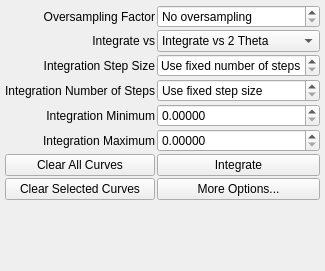
<?xml version="1.0" encoding="UTF-8"?>
<ui version="4.0">
 <class>QxrdIntegratorDialog</class>
 <widget class="QDockWidget" name="QxrdIntegratorDialog">
  <property name="geometry">
   <rect>
    <x>0</x>
    <y>0</y>
    <width>297</width>
    <height>271</height>
   </rect>
  </property>
  <property name="windowTitle">
   <string>Integrate</string>
  </property>
  <widget class="QWidget" name="dockWidgetContents">
   <property name="sizePolicy">
    <sizepolicy hsizetype="Preferred" vsizetype="Preferred">
     <horstretch>0</horstretch>
     <verstretch>0</verstretch>
    </sizepolicy>
   </property>
   <layout class="QGridLayout" name="gridLayout">
    <property name="leftMargin">
     <number>5</number>
    </property>
    <property name="topMargin">
     <number>5</number>
    </property>
    <property name="rightMargin">
     <number>5</number>
    </property>
    <property name="bottomMargin">
     <number>5</number>
    </property>
    <property name="spacing">
     <number>2</number>
    </property>
    <item row="7" column="1">
     <widget class="QPushButton" name="m_IntegrateButton">
      <property name="text">
       <string>Integrate</string>
      </property>
     </widget>
    </item>
    <item row="9" column="0" colspan="2">
     <spacer name="verticalSpacer">
      <property name="orientation">
       <enum>Qt::Vertical</enum>
      </property>
      <property name="sizeHint" stdset="0">
       <size>
        <width>20</width>
        <height>248</height>
       </size>
      </property>
     </spacer>
    </item>
    <item row="1" column="0">
     <widget class="QLabel" name="label">
      <property name="text">
       <string>Oversampling Factor</string>
      </property>
      <property name="alignment">
       <set>Qt::AlignRight|Qt::AlignTrailing|Qt::AlignVCenter</set>
      </property>
     </widget>
    </item>
    <item row="1" column="1">
     <widget class="QSpinBox" name="m_OversampleFactor">
      <property name="toolTip">
       <string>Specify oversampling factor for angular integration
script property integrator.oversample</string>
      </property>
      <property name="specialValueText">
       <string>No oversampling</string>
      </property>
      <property name="minimum">
       <number>1</number>
      </property>
      <property name="maximum">
       <number>16</number>
      </property>
     </widget>
    </item>
    <item row="7" column="0">
     <widget class="QPushButton" name="m_ClearGraphButton">
      <property name="toolTip">
       <string>Clear all curves from integrated data graph</string>
      </property>
      <property name="text">
       <string>Clear All Curves</string>
      </property>
     </widget>
    </item>
    <item row="3" column="1">
     <widget class="QxrdCenterStepSpinner" name="m_IntegratorStepSize">
      <property name="toolTip">
       <string>step size for integration
if ==  0, use fixed number of steps instead
script property integrator.integrationStep</string>
      </property>
      <property name="specialValueText">
       <string>Use fixed number of steps</string>
      </property>
     </widget>
    </item>
    <item row="3" column="0">
     <widget class="QLabel" name="label_2">
      <property name="text">
       <string>Integration Step Size</string>
      </property>
      <property name="alignment">
       <set>Qt::AlignRight|Qt::AlignTrailing|Qt::AlignVCenter</set>
      </property>
     </widget>
    </item>
    <item row="2" column="0">
     <widget class="QLabel" name="label_3">
      <property name="text">
       <string>Integrate vs</string>
      </property>
      <property name="alignment">
       <set>Qt::AlignRight|Qt::AlignTrailing|Qt::AlignVCenter</set>
      </property>
     </widget>
    </item>
    <item row="2" column="1">
     <widget class="QComboBox" name="m_IntegratorXUnits">
      <property name="toolTip">
       <string>Choose X units for integration
property integrator.integrationXUnits</string>
      </property>
      <item>
       <property name="text">
        <string>Integrate vs 2 Theta</string>
       </property>
      </item>
      <item>
       <property name="text">
        <string>Integrate vs Q</string>
       </property>
      </item>
      <item>
       <property name="text">
        <string>Integrate vs R</string>
       </property>
      </item>
     </widget>
    </item>
    <item row="5" column="0">
     <widget class="QLabel" name="label_4">
      <property name="text">
       <string>Integration Minimum</string>
      </property>
      <property name="alignment">
       <set>Qt::AlignRight|Qt::AlignTrailing|Qt::AlignVCenter</set>
      </property>
     </widget>
    </item>
    <item row="6" column="0">
     <widget class="QLabel" name="label_5">
      <property name="text">
       <string>Integration Maximum</string>
      </property>
      <property name="alignment">
       <set>Qt::AlignRight|Qt::AlignTrailing|Qt::AlignVCenter</set>
      </property>
     </widget>
    </item>
    <item row="5" column="1">
     <widget class="QDoubleSpinBox" name="m_IntegratorMinimum">
      <property name="toolTip">
       <string>Start value for integration
script property integrator.integrationMinimum</string>
      </property>
      <property name="decimals">
       <number>5</number>
      </property>
      <property name="maximum">
       <double>10000.000000000000000</double>
      </property>
     </widget>
    </item>
    <item row="6" column="1">
     <widget class="QDoubleSpinBox" name="m_IntegratorMaximum">
      <property name="toolTip">
       <string>Ending value for integration range
script property integrator.integrationMaximum</string>
      </property>
      <property name="decimals">
       <number>5</number>
      </property>
      <property name="maximum">
       <double>10000.000000000000000</double>
      </property>
     </widget>
    </item>
    <item row="8" column="0">
     <widget class="QPushButton" name="m_ClearSelectedGraphButton">
      <property name="toolTip">
       <string>Clear selected curves from integrated data graph
(Click legend entries to select curves)</string>
      </property>
      <property name="text">
       <string>Clear Selected Curves</string>
      </property>
     </widget>
    </item>
    <item row="4" column="0">
     <widget class="QLabel" name="label_6">
      <property name="text">
       <string>Integration Number of Steps</string>
      </property>
      <property name="alignment">
       <set>Qt::AlignRight|Qt::AlignTrailing|Qt::AlignVCenter</set>
      </property>
     </widget>
    </item>
    <item row="4" column="1">
     <widget class="QSpinBox" name="m_IntegratorNSteps">
      <property name="toolTip">
       <string>Number of steps for integration
if == 0, use step size instead
script property integrator.integrationNSteps</string>
      </property>
      <property name="specialValueText">
       <string>Use fixed step size</string>
      </property>
      <property name="maximum">
       <number>999999</number>
      </property>
     </widget>
    </item>
    <item row="8" column="1">
     <widget class="QPushButton" name="m_IntegrateOptionsButton">
      <property name="toolTip">
       <string>More intergration options</string>
      </property>
      <property name="text">
       <string>More Options...</string>
      </property>
     </widget>
    </item>
   </layout>
  </widget>
 </widget>
 <customwidgets>
  <customwidget>
   <class>QxrdCenterStepSpinner</class>
   <extends>QDoubleSpinBox</extends>
   <header>qxrdcenterstepspinner.h</header>
  </customwidget>
 </customwidgets>
 <resources/>
 <connections/>
</ui>
